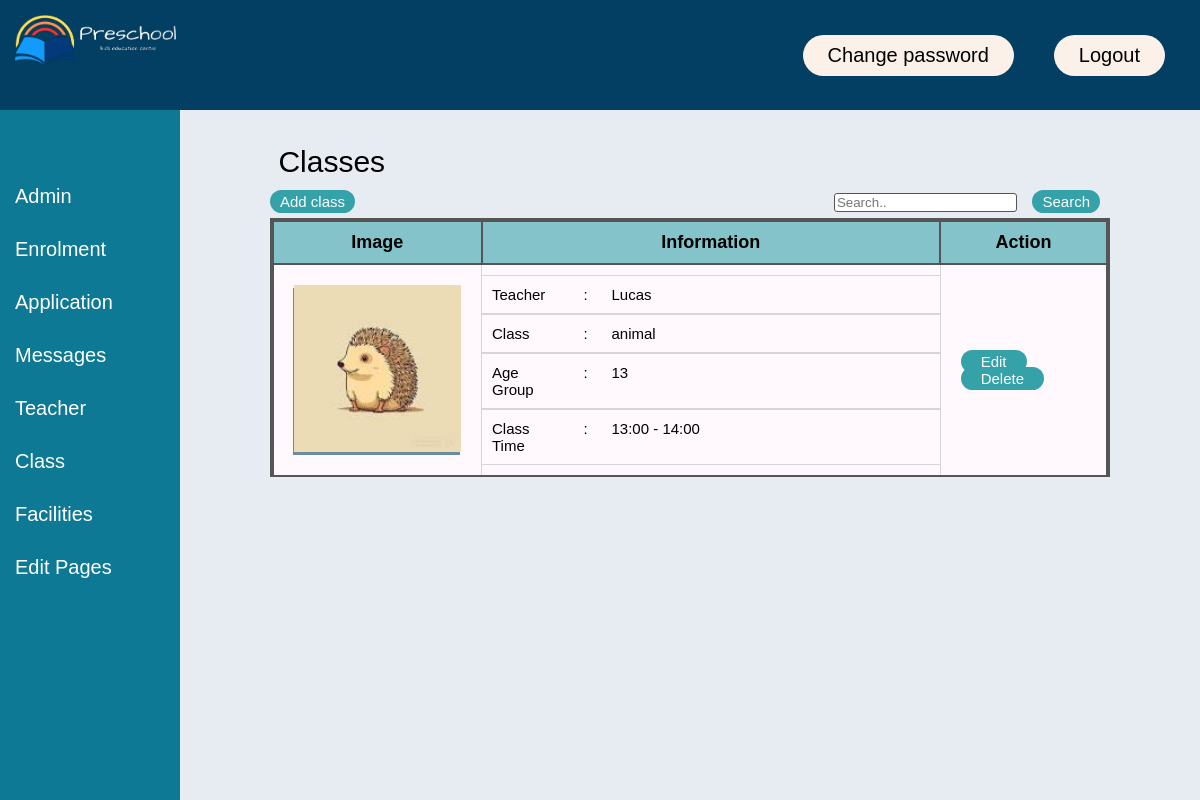
The page /class/class.php (signed in) on the database its author committed.
### tables this page shows
CREATE TABLE `class` (
  `class_id` int(11) NOT NULL,
  `teacher_id` int(11) DEFAULT NULL,
  `cl_name` varchar(120) DEFAULT NULL,
  `cl_agegroup` varchar(120) DEFAULT NULL,
  `cl_time` varchar(120) DEFAULT NULL,
  `cl_photo` varchar(120) DEFAULT NULL
);

CREATE TABLE `teacher` (
  `teacher_id` int(11) NOT NULL,
  `tc_name` varchar(120) DEFAULT NULL,
  `tc_email` varchar(120) DEFAULT NULL,
  `tc_pic` varchar(120) DEFAULT NULL,
  `tc_desc` varchar(120) DEFAULT NULL
);

### class/class.php (the view, shortened to what this page needs)
<?php
include("../config.php");
?>
<!DOCTYPE html>
<html lang="en">
<head>
    <link rel="stylesheet" href="../css/class_admin.css">
    <link rel="stylesheet" href="../css/admin_header.css">
</head>
<body onload="makeTableScroll()">
    <?php include('../admin_header.php');?>
    <div class="container">
        <h1>Classes</h1>
        <div class="search">
            <form action="class_add.php" mehod="post">
                <input type="submit" value="Add class">
            </form>
            <form action="class_search.php" method="post">
                <input type="text" placeholder="Search.." name="search">
                <input type="submit" value="Search">
            </form>
        </div>
        <div class="scrolling_table" >
        <table id="class_table" class="class_table">
            <thead>
                <th style="width:25%">Image</th>
                <th style="width:55%">Information</th>
                <th style="width:20%">Action</th>
            </thead>
                <?php
                    $sql =  "SELECT * FROM class LEFT JOIN teacher ON class.teacher_id = teacher.teacher_id;";
                    $result = mysqli_query($conn, $sql);
                    if(mysqli_num_rows($result) > 0){
                        while($row =mysqli_fetch_assoc($result)){
                            echo'
                            <tr>
                                <td><img src="img/'.$row["cl_photo"].'"> </td>
                                <td style="padding:0px">
                                    <div class="information_div">
                                        <div class="info_row">
                                            <label for="teacher" style="width:18%">Teacher</label>
                                            <label for=":" style="width:2%">:</label>
                                            <label for="data" style="width:80%">'.$row["tc_name"].'</label>
                                        </div>
                                        <div class="info_row">
                                            <label for="class" style="width:18%">Class</label>
                                            <label for=":" style="width:2%">:</label>
                                            <label for="data" style="width:80%">'.$row["cl_name"].'</label>
                                        </div>
                                        <div class="info_row">
                                            <label for="age_grp" style="width:18%">Age Group</label>
                                            <label for=":" style="width:2%">:</label>
                                            <label for="data" style="width:80%">'.$row["cl_agegroup"].'</label>
                                        </div>
                                        <div class="info_row">
                                            <label for="class_time" style="width:18%">Class Time</label>
                                            <label for=":" style="width:2%">:</label>
                                            <label for="data" style="width:80%">'.$row["cl_time"].'</label>
                                        </div>
                                    </div></td>
                                <td class="class_button_action">
                                    <a href="class_edit.php?id=' . $row["class_id"] . '">Edit</a>&nbsp;&nbsp;
                                    <a href="class_delete.php?id=' . $row["class_id"] . '" onClick="return confirm(\'Delete selected class?\');">Delete</a>
                                </td>
                            </tr>';
                        }
                    }
                    else{
                        echo '
                            <tr>
                                <td colspan="5" style="text-align:center;">0 result </td>
                            </tr>';
                    }
                ?>
            </table>
        </div>
        <br>
    </div>
    </body>
</html>

### css/class_admin.css (style rules this page uses)
.container { width:70%; margin-left: 22.5%; margin-right: 7.5%; padding-top: 30px; }
.container h1 { width: 98%; height: 100%; margin: 5px; margin-left: auto; margin-right: auto; text-align: left; font-size: 30px; font-weight: normal; }
.scrolling_table { overflow-y: auto; border: solid 2px #555; }
.class_table { width: 100%; margin-left: auto; margin-right: auto; border-collapse: collapse; font-size: 15px; border: solid 2px #555; }
.class_table th, td { padding: 10px 20px; border: solid 2px #555; color:black; background-color: #fff9fe; }
.class_table th { background-color: #84c3c9; font-size: 18px; font-weight: bold; }
.class_table td { border: solid 1px #d9d4da; }
.class_table img { width: 100%; height: 100%; margin: 10px 0px; box-shadow: -1px 3px #698ca1; }
.information_div { display: flex; flex-direction: column; }
.info_row { width: 100%; display: flex; }
.info_row label { width: 100%; padding:10px; border-bottom: solid 1px #d9d4da; border-top: solid 1px #d9d4da; }
.search { display: flex; justify-content: space-between; }
.search form { margin: 5px 0px; text-align:right; }
.search input[type="text"] { border: solid 1px #555; border-radius: 3px; }
.search input[type="submit"] { padding: 3px 10px; text-align: center; background-color: #35a2a9; border: none; border-radius: 50px; font-size: 15px; color: #fefefe; }
.class_button_action a { padding: 3px 20px; text-align: center; background-color: #35a2a9; border: none; border-radius: 50px; font-size: 15px; color: #fefefe; text-decoration: none; }
.input_row label, input, select { margin-right: 10px; }

### css/admin_header.css (style rules this page uses)
html { height: 100%; }
body { font-family: "Montserrat", sans-serif; font-weight: 500; font-size: 20px; text-decoration: none; box-sizing: border-box; height: 100%; margin: 0; padding: 0; background-color: #e6ecf1; }

### rows shown on the page
class: cl_photo (picture), teacher.tc_name "Lucas", cl_name "animal", cl_agegroup "13", cl_time "13:00 - 14:00"
